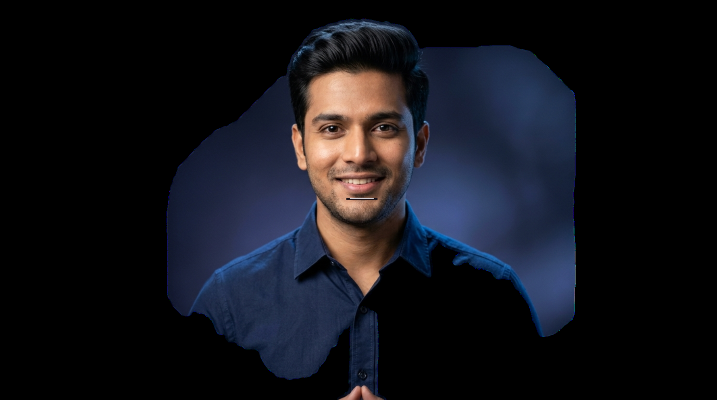
#> input picture promo_video/assets/presenter/test_animated_presenter.png, 1433 x 800 px (shown at 1/2 size); its folder holds only this picture in this run
$ python -i scene2.py   (imports and definitions only)
#> lines starting #> are read from the running program, lines starting #| are printed output that depends on the picture
### promo_video/renderer/common.py
import math
import numpy as np
from PIL import Image, ImageDraw, ImageFont, ImageFilter

# Theme Colors
COLOR_NAVY_DARK = (11, 15, 23)        # #0B0F17
COLOR_NAVY = (17, 24, 39)             # #111827
COLOR_INDIGO = (81, 69, 229)          # #5145E5
COLOR_INDIGO_LIGHT = (129, 140, 248)  # #818CF8
COLOR_CYAN = (6, 182, 212)            # #06B6D4
COLOR_LAVENDER = (238, 242, 255)      # #EEF2FF
COLOR_WHITE = (255, 255, 255)
COLOR_EMERALD = (16, 185, 129)
COLOR_AMBER = (245, 158, 11)
COLOR_ROSE = (244, 63, 94)

# Font Helper
FONT_REGULAR_PATH = "C:/Windows/Fonts/segoeui.ttf"
FONT_BOLD_PATH = "C:/Windows/Fonts/segoeuib.ttf"
FONT_LIGHT_PATH = "C:/Windows/Fonts/segoeuil.ttf"

_font_cache = {}

# [9 lines left out: function get_font, not called in this run]

# Easing Functions
def ease_out_cubic(x):
    return 1.0 - math.pow(1.0 - max(0.0, min(1.0, x)), 3)

def ease_in_out_cubic(x):
    x = max(0.0, min(1.0, x))
    return 4 * x * x * x if x < 0.5 else 1.0 - math.pow(-2 * x + 2, 3) / 2

# [5 lines left out: function ease_out_back, not called in this run]

# Gradient Background Generator with Caching
_gradient_cache = {}

def create_radial_gradient(width=1920, height=1080, center=(960, 540), radius=1000, color_center=(30, 27, 75), color_edge=(11, 15, 23)):
    key = (width, height, center, radius, color_center, color_edge)
    if key in _gradient_cache:
        return _gradient_cache[key].copy()

    cx, cy = center
    Y, X = np.ogrid[:height, :width]
    dist_from_center = np.sqrt((X - cx)**2 + (Y - cy)**2)
    norm_dist = np.clip(dist_from_center / radius, 0.0, 1.0)

    r = (color_center[0] * (1.0 - norm_dist) + color_edge[0] * norm_dist).astype(np.uint8)
    g = (color_center[1] * (1.0 - norm_dist) + color_edge[1] * norm_dist).astype(np.uint8)
    b = (color_center[2] * (1.0 - norm_dist) + color_edge[2] * norm_dist).astype(np.uint8)

    rgb = np.stack([r, g, b], axis=-1)
    img = Image.fromarray(rgb, 'RGB')
    _gradient_cache[key] = img
    return img.copy()

# Glassmorphism Card Drawer
# [11 lines left out: function draw_glass_card, not called in this run]

# Ambient Floating Particles
class ParticleField:
    # [23 lines left out: functions __init__, draw, not called in this run]

### promo_video/renderer/scene2.py
import math
import os
from PIL import Image, ImageDraw, ImageFilter
from .common import (
    COLOR_NAVY_DARK, COLOR_NAVY, COLOR_ROSE, COLOR_AMBER,
    COLOR_WHITE, COLOR_LAVENDER, get_font, ease_out_cubic,
    ease_in_out_cubic, create_radial_gradient
)
from .presenter_animator import get_talking_presenter_image

_paper_stack_cache = None

def get_paper_stack():
    global _paper_stack_cache
    if _paper_stack_cache is None:
        paths = [
            "promo_video/assets/exam_papers/scan_STU-1024.jpg",
            "promo_video/assets/exam_papers/scan_STU-1025.jpg",
            "promo_video/assets/exam_papers/scan_STU-1026.jpg",
            "promo_video/assets/exam_papers/scan_STU-1027.jpg"
        ]
        angles = [-8.0, 5.0, -3.0, 4.0]
        _paper_stack_cache = []
        for i, p in enumerate(paths):
            if os.path.exists(p):
                im = Image.open(p).convert("RGBA")
                card = im.resize((480, 640), Image.Resampling.LANCZOS)
                border = Image.new("RGBA", (496, 656), (240, 240, 245, 230))
                border.paste(card, (8, 8))
                # Pre-rotate
                p_rot = border.rotate(angles[i], expand=True, resample=Image.Resampling.BILINEAR)
                shadow = Image.new("RGBA", p_rot.size, (0, 0, 0, 95))
                _paper_stack_cache.append((p_rot, shadow))
    return _paper_stack_cache

def render_scene2(frame_idx, total_frames=270):
    t_sec = frame_idx / 30.0
    progress = frame_idx / float(total_frames)

    # Tension Background: Dark Slate / Navy with warm crimson undertones
    bg = create_radial_gradient(
        width=1920, height=1080,
        center=(700, 540), radius=1100,
        color_center=(35, 18, 28), color_edge=(10, 12, 20)
    ).convert("RGBA")

    draw = ImageDraw.Draw(bg)

    # Stack of exam papers on the left-center stage
    papers = get_paper_stack()
    stack_base_x = 380
    stack_base_y = 520

    # Camera slow creeping pan across the papers
    cam_pan_x = int(30 * math.sin(progress * math.pi))
    cam_pan_y = int(20 * progress)

    offsets_y = [70, 45, 20, 0]
    offsets_x = [-30, 20, -10, 0]

    for i, (p_rot, shadow) in enumerate(papers[:4]):
        p_img = p_rot.copy()

        # Red ink manual correction markings on top paper (i == 3)
        if i == 3:
            pdraw = ImageDraw.Draw(p_img)
            if frame_idx >= 30:
                pdraw.line([(90, 180), (450, 185)], fill=(225, 29, 72, 220), width=4)
                pdraw.text((410, 150), "- 2", fill=(225, 29, 72, 240), font=get_font(28, bold=True))
            if frame_idx >= 50:
                pdraw.line([(110, 320), (420, 325)], fill=(225, 29, 72, 220), width=4)
                pdraw.ellipse([370, 310, 460, 380], outline=(225, 29, 72, 240), width=4)
                pdraw.text((400, 330), "?", fill=(225, 29, 72, 240), font=get_font(32, bold=True))
            if frame_idx >= 70:
                pdraw.text((90, 520), "Manual Check: Incomplete Step", fill=(225, 29, 72, 240), font=get_font(22, bold=True))

        pos_x = stack_base_x + offsets_x[i] + cam_pan_x - p_img.width // 2
        pos_y = stack_base_y - offsets_y[i] + cam_pan_y - p_img.height // 2

        bg.alpha_composite(shadow, (pos_x + 12, pos_y + 16))
        bg.alpha_composite(p_img, (pos_x, pos_y))

    # Animated Ticking Clock (Center-top: representing precious hours slipping away)
    clock_cx = 880
    clock_cy = 160
    clock_r = 75

    # Outer clock bezel with soft glow
    draw.ellipse([clock_cx - clock_r - 6, clock_cy - clock_r - 6, clock_cx + clock_r + 6, clock_cy + clock_r + 6], fill=(25, 18, 30, 180), outline=(225, 29, 72, 160), width=3)
    draw.ellipse([clock_cx - clock_r, clock_cy - clock_r, clock_cx + clock_r, clock_cy + clock_r], fill=(15, 20, 32, 220), outline=(255, 255, 255, 40), width=2)

    # Clock tick marks
    for deg in range(0, 360, 30):
        rad = math.radians(deg)
        x_in = clock_cx + (clock_r - 10) * math.sin(rad)
        y_in = clock_cy - (clock_r - 10) * math.cos(rad)
        x_out = clock_cx + clock_r * math.sin(rad)
        y_out = clock_cy - clock_r * math.cos(rad)
        draw.line([(x_in, y_in), (x_out, y_out)], fill=(200, 210, 230, 160), width=2)

    # Rapidly spinning clock hands showing exhausting time lost
    hand_angle_sec = math.radians((frame_idx * 16.0) % 360)
    hand_angle_min = math.radians((frame_idx * 2.5) % 360)

    # Minute hand
    draw.line([
        (clock_cx, clock_cy),
        (clock_cx + (clock_r - 20) * math.sin(hand_angle_min), clock_cy - (clock_r - 20) * math.cos(hand_angle_min))
    ], fill=(255, 255, 255, 230), width=3)
    # Second hand (Crimson)
    draw.line([
        (clock_cx, clock_cy),
        (clock_cx + (clock_r - 8) * math.sin(hand_angle_sec), clock_cy - (clock_r - 8) * math.cos(hand_angle_sec))
    ], fill=(225, 29, 72, 255), width=2)
    draw.ellipse([clock_cx - 4, clock_cy - 4, clock_cx + 4, clock_cy + 4], fill=(225, 29, 72, 255))

    # Problem Callout Cards (Bottom-Left Area)
    callouts = [
        (30, "⚠️  THE PROBLEM", "TRADITIONAL EVALUATION BOTTLENECK", COLOR_AMBER),
        (65, "⏳  200+ HOURS WASTED", "Exhausting manual repetitive marking per term", COLOR_ROSE),
        (105, "📉  HUMAN GRADING FATIGUE", "Cognitive overload leads to marking inconsistencies", COLOR_ROSE),
        (145, "⏱️  DELAYED FEEDBACK", "Students wait weeks to discover learning gaps", COLOR_AMBER)
    ]

    card_base_x = 80
    for trigger_f, title, subtitle, accent_col in callouts:
        if frame_idx >= trigger_f:
            c_prog = min(1.0, (frame_idx - trigger_f) / 18.0)
            ease_c = ease_out_cubic(c_prog)

            card_y = int(580 + (trigger_f - 30) * 1.05)
            card_w = 640
            card_h = 72

            card_x = int(card_base_x + 60 * (1.0 - ease_c))
            alpha = int(255 * ease_c)

            card_overlay = Image.new("RGBA", (1920, 1080), (0, 0, 0, 0))
            cdraw = ImageDraw.Draw(card_overlay)
            cdraw.rounded_rectangle(
                [card_x, card_y, card_x + card_w, card_y + card_h],
                radius=12,
                fill=(18, 22, 34, int(220 * ease_c)),
                outline=(accent_col[0], accent_col[1], accent_col[2], int(180 * ease_c)),
                width=2
            )
            bg.alpha_composite(card_overlay)

            draw.text((card_x + 20, card_y + 10), title, fill=(accent_col[0], accent_col[1], accent_col[2], alpha), font=get_font(18, bold=True))
            draw.text((card_x + 20, card_y + 36), subtitle, fill=(220, 225, 240, int(alpha * 0.9)), font=get_font(15, regular=True))

    # FOREGROUND TALKING PRESENTER (Right Side, with background showing the evaluation problem!)
    global_f = 240 + frame_idx
    pres_p = min(1.0, frame_idx / 25.0)
    e_pres = ease_out_cubic(pres_p)

    pres_h = 960
    pres_img, sx, sy = get_talking_presenter_image(global_f, height=pres_h)

    # Slide in slightly from right
    px = int(880 + 80 * (1.0 - e_pres) + sx)
    py = int(120 + sy)

    # Subtle rim glow behind presenter
    glow_overlay = Image.new("RGBA", (1920, 1080), (0, 0, 0, 0))
    gdraw = ImageDraw.Draw(glow_overlay)
    gdraw.ellipse([px + 100, py + 50, px + pres_img.width - 100, py + pres_h - 100], fill=(81, 69, 229, int(35 * e_pres)))
    bg.alpha_composite(glow_overlay)

    # Paste talking presenter
    bg.alpha_composite(pres_img, (px, py))

    # Transition to Scene 3 (Frames 255-270): Fade to black / indigo flash
    if frame_idx >= 255:
        fade_prog = (frame_idx - 255) / 15.0
        overlay = Image.new("RGBA", (1920, 1080), (11, 15, 23, int(255 * fade_prog)))
        bg.alpha_composite(overlay)

    return bg

>>> import cv2
>>> picture = cv2.imread('../assets/presenter/test_animated_presenter.png', cv2.IMREAD_GRAYSCALE)
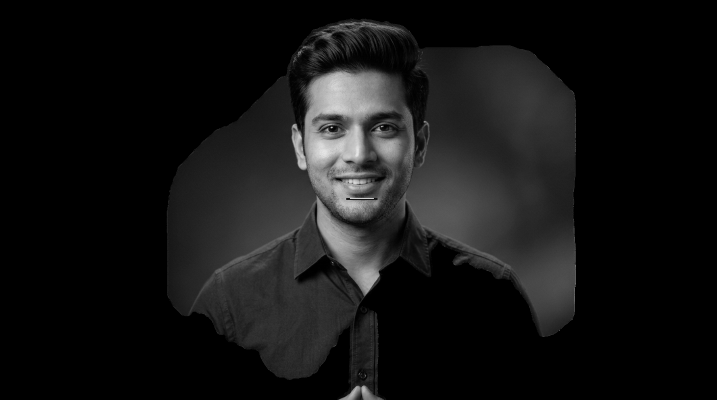
#> picture: shape (800, 1433) (shown at 1/2 size); min 0, max 236, mean 20
>>> result = render_scene2(picture)
#> in create_radial_gradient, `img = Image.fromarray(rgb, 'RGB')`:
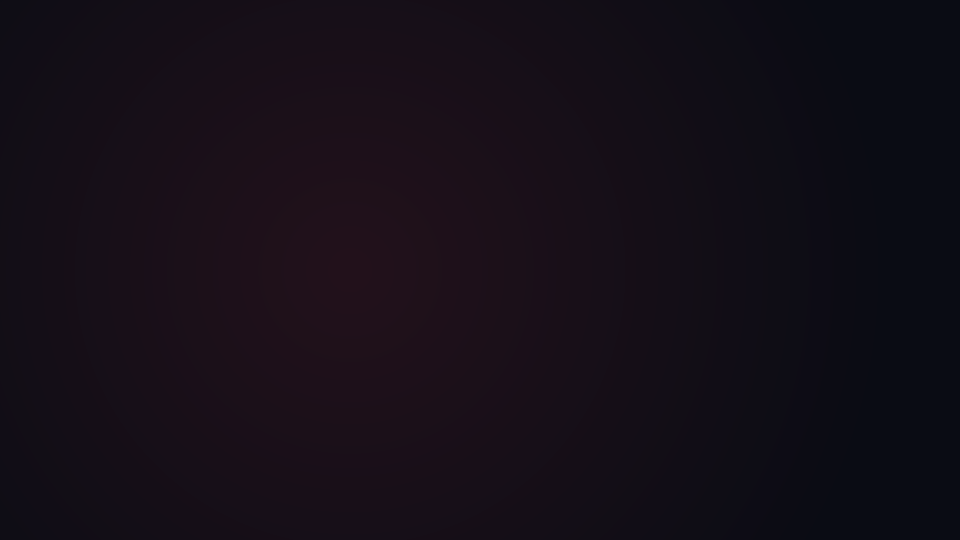
#> img: PIL image 1920x1080 RGB (shown at 1/2 size); mean R, G, B 20.6, 14.2, 23.1
#> (the run stopped early here; a loop or call above may not have finished)
